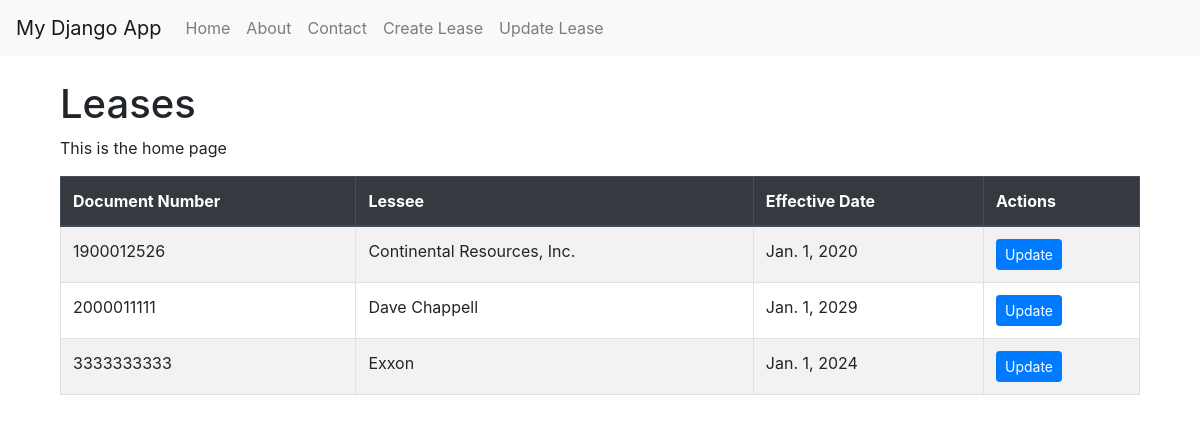
The page / on the database its author committed.
### myapp/models.py (models this page shows, shortened)
class OGL(models.Model):
    docNo = models.CharField(max_length=20)
    effDate = models.DateField()
    recDate = models.DateField()
    lessor = models.CharField(max_length=255)
    lessee = models.CharField(max_length=255)
    legal_desc = models.CharField(max_length=255, null=True, blank=True)
    term_in_years = models.DecimalField(max_digits=5, decimal_places=2)
    royalty = models.DecimalField(max_digits=6, decimal_places=6)

### myapp/views.py (the view)
# urls.py: 2. Add a URL to urlpatterns:  path('', views.home, name='home')
def home(request):
    ogl_list = OGL.objects.all()  # Fetch all OGL records
    return render(request, "home.html", {'ogl_list': ogl_list})

### myapp/templates/home.html (shortened to what this page needs)
{% extends "base.html" %}
{% block content %}
<div class="container-fluid mt-4">
    <h1>Leases</h1>
    <p>This is the home page</p>
    <div class="table-responsive">
        <table class="table table-bordered table-striped">
            <thead class="thead-dark">
                <tr>
                    <th>Document Number</th>
                    <th>Lessee</th>
                    <th>Effective Date</th>
                    <th>Actions</th>
                </tr>
            </thead>
            <tbody>
                {% for ogl in ogl_list %}
                <tr>
                    <td>{{ ogl.docNo }}</td>
                    <td>{{ ogl.lessee }}</td>
                    <td>{{ ogl.effDate }}</td>
                    <td>
                        <a href="{% url 'update_ogl' ogl.id %}" class="btn btn-primary btn-sm">Update</a>
                    </td>
                </tr>
                {% empty %}
                <tr>
                    <td colspan="4">No leases found. <a href="{% url 'add_ogl' %}">Create one</a>.</td>
                </tr>
                {% endfor %}
            </tbody>
        </table>
    </div>
</div>
{% endblock %}

### rows shown on the page
OGL: docNo "1900012526", lessee "Continental Resources, Inc.", effDate "Jan. 1, 2020"
OGL: docNo "2000011111", lessee "Dave Chappell", effDate "Jan. 1, 2029"
OGL: docNo "3333333333", lessee "Exxon", effDate "Jan. 1, 2024"
